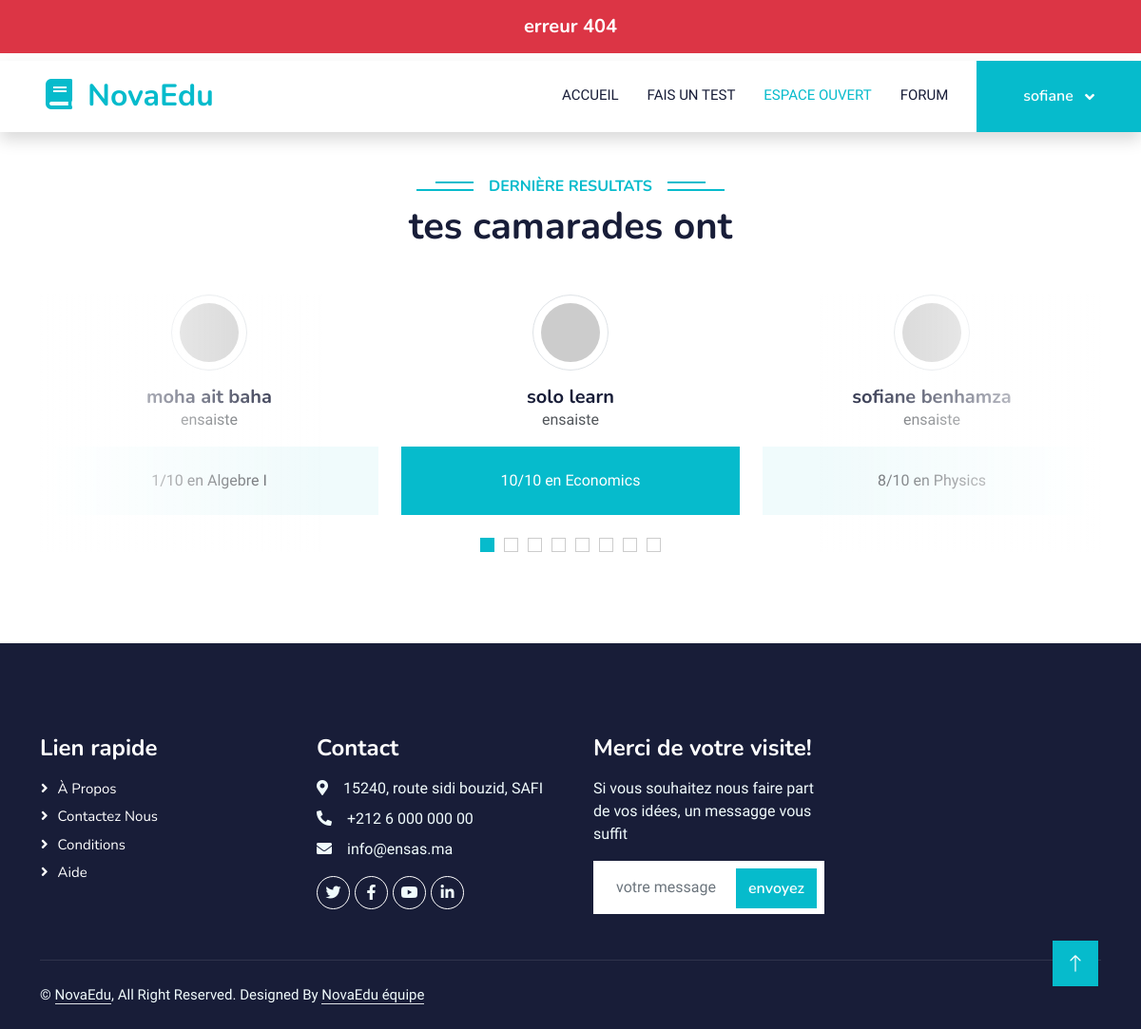
/backend/open?error=invalid_url (signed in), run on the app's committed database.
### tables this page shows
CREATE TABLE `users` (
  `id` int(11) NOT NULL,
  `email` varchar(200) NOT NULL,
  `fname` varchar(200) NOT NULL,
  `lname` varchar(200) NOT NULL,
  `password` varchar(200) NOT NULL,
  `hashcode` varchar(256) NOT NULL
);

### backend/open/index.php (the view, shortened to what this page needs)
<?php
$conn = new mysqli("127.0.0.1", "root", "", "novaedu");
if (isset($_GET['error'])) {
    $error = $_GET['error'];
    if ($error === "invalid_url")
        echo '<div class="bg-danger"> <h5 class="text-white text-center p-3"> erreur 404 </h5> </div>';
}
$sql = 'SELECT users.id, MAX(users.fname) AS fname, users.lname, results.subject, results.note
FROM users
INNER JOIN results ON users.id = results.userId
GROUP BY users.id, users.lname, results.subject, results.note
ORDER BY results.note DESC';
$result = $conn->query($sql);
$counter = 0;
if ($result->num_rows > 0) {
    echo "<div class='container-xxl py-5 wow fadeInUp' data-wow-delay='0.1s' style='pointer-events:none;'>
    <div class='container'>
        <div class='text-center'>
            <h6 class='section-title bg-white text-center text-primary px-3'>dernière resultats</h6>
            <h1 class='mb-5'>tes camarades ont</h1>
        </div>
        <div class='owl-carousel testimonial-carousel position-relative'>";
    while ($counter < 12) {
        while ($row = $result->fetch_assoc()) {
            echo "
        <div class='testimonial-item text-center'>
            <img class='border rounded-circle p-2 mx-auto mb-3' src='https://picsum.photos/80/80?random=" . rand() . "' style='width: 80px; height: 80px;'>
            <h5 class='mb-0'>{$row['fname']} {$row['lname']}</h5>
            <p>ensaiste</p>
            <div class='testimonial-text bg-light text-center p-4'>
                <p class='mb-0'>{$row['note']}/10 en {$row['subject']}</p>
            </div>
        </div>";
        }
        $counter++;
    }
    echo "</div></div></div></div>";
}
?>

### frontend/css/style.css (style rules this page uses)
:root { --primary: #06BBCC; --light: #F0FBFC; --dark: #181d38; }
.back-to-top { position: fixed; display: none; right: 45px; bottom: 45px; z-index: 99; }
body { overflow-x:hidden; }
.btn { font-family: 'Nunito', sans-serif; font-weight: 600; transition: .5s; }
.btn.btn-primary, .btn.btn-secondary { color: #FFFFFF; }
.btn-lg-square { width: 48px; height: 48px; }
.btn-square, .btn-sm-square, .btn-lg-square { padding: 0; display: flex; align-items: center; justify-content: center; font-weight: normal; border-radius: 0px; }
.navbar .dropdown-toggle::after { border: none; content: "\f107"; font-family: "Font Awesome 5 Free"; font-weight: 900; vertical-align: middle; margin-left: 8px; }
.navbar-light .navbar-nav .nav-link { margin-right: 30px; padding: 25px 0; color: #FFFFFF; font-size: 15px; text-transform: uppercase; outline: none; }
.navbar-light .navbar-nav .nav-link:hover, .navbar-light .navbar-nav .nav-link.active { color: var(--primary); }
.navbar-light .navbar-brand, .navbar-light a.btn { height: 75px; }
.navbar-light .navbar-nav .nav-link { color: var(--dark); font-weight: 500; }
.navbar-light.sticky-top { top: -100px; transition: .5s; }
.section-title { position: relative; display: inline-block; text-transform: uppercase; }
.section-title::before { position: absolute; content: ""; width: calc(100% + 80px); height: 2px; top: 4px; left: -40px; background: var(--primary); z-index: -1; }
.section-title::after { position: absolute; content: ""; width: calc(100% + 120px); height: 2px; bottom: 5px; left: -60px; background: var(--primary); z-index: -1; }
.testimonial-carousel::before { position: absolute; content: ""; top: 0; left: 0; height: 100%; width: 0; background: linear-gradient(to right, rgba(255, 255, 255, 1) 0%, rgba(255, 255, 255, 0) 100%); z-index: 1; }
.testimonial-carousel::after { position: absolute; content: ""; top: 0; right: 0; height: 100%; width: 0; background: linear-gradient(to left, rgba(255, 255, 255, 1) 0%, rgba(255, 255, 255, 0) 100%); z-index: 1; }
@media (min-width: 768px) { .testimonial-carousel::before, .testimonial-carousel::after { width: 200px; } }
@media (min-width: 992px) { .testimonial-carousel::before, .testimonial-carousel::after { width: 300px; } }
.testimonial-carousel .owl-item .testimonial-text, .testimonial-carousel .owl-item.center .testimonial-text * { transition: .5s; }
.testimonial-carousel .owl-item.center .testimonial-text { background: var(--primary) !important; }
.testimonial-carousel .owl-item.center .testimonial-text * { color: #FFFFFF !important; }
.footer .btn.btn-social { margin-right: 5px; width: 35px; height: 35px; display: flex; align-items: center; justify-content: center; color: var(--light); font-weight: normal; border: 1px solid #FFFFFF; border-radius: 35px; transition: .3s; }
.footer .btn.btn-link { display: block; margin-bottom: 5px; padding: 0; text-align: left; color: #FFFFFF; font-size: 15px; font-weight: normal; text-transform: capitalize; transition: .3s; }
.footer .btn.btn-link::before { position: relative; content: "\f105"; font-family: "Font Awesome 5 Free"; font-weight: 900; margin-right: 10px; }
.footer .copyright { padding: 25px 0; font-size: 15px; border-top: 1px solid rgba(256, 256, 256, .1); }
.footer .copyright a { color: var(--light); }

### data on the page
users: fname "solo", lname "learn", note "10", subject "Economics"
users: fname "sofiane", lname "benhamza", note "8", subject "Physics"
users: fname "moha", lname "ait baha", note "1", subject "Algebre I"
